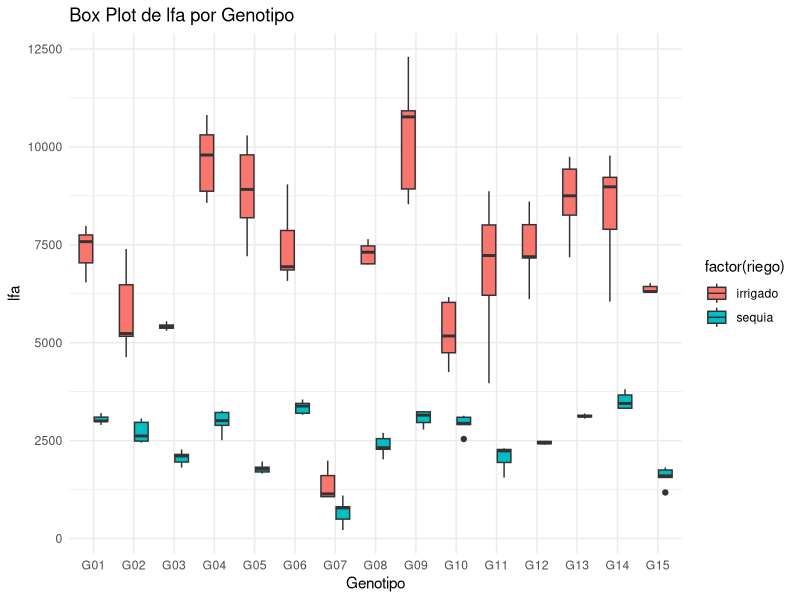

The R source for this figure:
## ---- chunk 1
1 + 1
## ---- chunk 2
#| echo: false
2 * 2
## ---- chunk 3
library(readxl)
data <- read_excel("LA MOLINA 2014 POTATO WUE (FB).xlsx" , sheet = 2)
head(data)
## ---- chunk 4
modelo <- lm(formula = lfa ~ block + geno + riego +riego*geno, data = data) 
anova(modelo)
## ---- chunk 5
library (ggplot2)
## ---- chunk 6
ggplot(data, aes(x = factor(geno), y = lfa, fill = factor(riego))) +
  geom_boxplot() +
  labs(title = "Box Plot de lfa por Genotipo", x = "Genotipo", y = "lfa") +
  theme_minimal()
